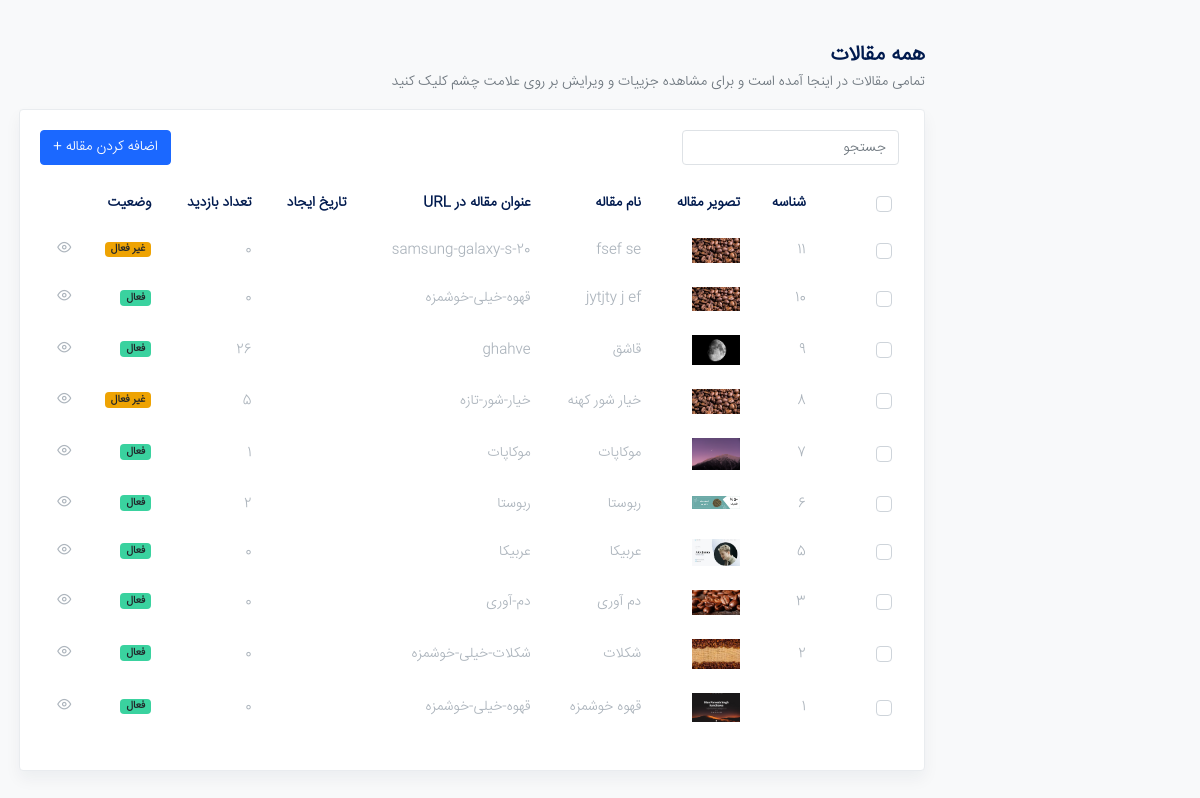
The app's page /admin-panel/articles/ (signed in) with its own data.
### article_module/models.py (models this page shows, shortened)
class Article(models.Model):
    title = models.CharField(max_length=230, verbose_name='عنوان')
    short_description = models.TextField(verbose_name='توضیحات کوتاه')
    description = RichTextField(verbose_name='توضیحات', db_index=True)
    slug = models.SlugField(max_length=50, allow_unicode=True, db_index=True, verbose_name='عنوان در url')
    category = models.ManyToManyField('ArticleCategory', verbose_name='دسته بندی مقاله')
    tag = models.ManyToManyField('ArticleTag', verbose_name='تگ مقاله')
    image = models.ImageField(upload_to='images/article', verbose_name='تصویر')
    create_date = models.DateTimeField(auto_now_add=True, verbose_name='تاریخ ایجاد', editable=False)
    visit_count = models.IntegerField(default=0, verbose_name='تعداد بازدید')
    is_active = models.BooleanField(default=True, verbose_name='فعال / غیرفعال')
    class Meta:
        verbose_name = 'مقاله'
        verbose_name_plural = 'مقالات'
        ordering = ['-create_date']
    def get_jalali_create_date(self):
        return date2jalali(self.create_date)
    get_jalali_create_date.short_description = 'تاریخ ایجاد'

### admin_panel/views.py (the view)
# urls.py: path('articles/', views.AdminArticleList.as_view(), name='article_list_admin_page'),
class AdminArticleList(ListView):
    model = Article
    template_name = 'admin_panel/articles/articles_list_view.html'
    paginate_by = 15
    def get_queryset(self):
        query = super().get_queryset()
        query = query.all()
        search_name = self.request.GET.get('search')
        lookup = Q(slug__icontains=search_name) | Q(short_description__icontains=search_name) | Q(
            title__icontains=search_name)
        if search_name:
            articles = Article.objects.filter(lookup).distinct()
            return articles
        return query

### polls/templatetags/poll_exteras.py (called while the page is built)
@register.filter(name='show_jalali_date')
def show_jalali_date(value):
    if value:
        jalali_date = jdatetime_datetime.fromgregorian(
            year=value.year,
            month=value.month,
            day=value.day,
        )
        return jalali_date.strftime('%d %B %Y')
    else:
        return None

### admin_panel/templates/admin_panel/articles/articles_list_view.html (shortened to what this page needs)
{% extends 'admin_panel/shared/_admin_layout.html' %}
{% load poll_exteras %}
{% block content %}
    <div class="row">
        <div class="col-md-12 my-4">
            <h2 class="h4 mb-1">همه مقالات</h2>
            <p class="mb-3">تمامی مقالات در اینجا آمده است و برای مشاهده جزییات و ویرایش بر روی علامت چشم کلیک کنید</p>
            <div class="card shadow">
                <div class="card-body">
                    <div class="toolbar">
                        <form class="form">
                            <a href="{% url 'add_article_admin_page' %}">
                                <button class="btn btn-primary float-right ml-3" type="button">اضافه کردن مقاله +
                                </button>
                            </a>
                            <div class="form-row">
                                <div class="form-group col-auto">
                                    <form action="" method="get">
                                        <input name="search" type="search" class="form-control" id="search1"
                                               placeholder="جستجو">
                                    </form>
                                </div>
                            </div>
                        </form>
                    </div>
                    {% if article_list %}
                        <table class="table table-borderless table-hover">
                            <thead>
                            <tr>
                                <td>
                                    <div class="custom-control custom-checkbox">
                                    </div>
                                </td>
                                <th><strong>شناسه</strong></th>
                                <th><strong>تصویر مقاله</strong></th>
                                <th><strong> نام مقاله</strong></th>
                                <th><strong> عنوان مقاله در URL</strong></th>
                                <th><strong> تاریخ ایجاد</strong></th>
                                <th><strong> تعداد بازدید</strong></th>
                                <th><strong>وضعیت</strong></th>
                            </tr>
                            </thead>
                            <tbody>
                            {% for article in article_list %}
                                <tr>
                                    <td>
                                        <div class="custom-control custom-checkbox">
                                        </div>
                                    </td>
                                    <td>
                                        <p class="mb-0 text-muted">{{ article.id }}</p>
                                    </td>
                                    <td>
                                        <div class="avatar avatar-md">
                                            <img src="{{ article.image.url }}" alt="..."
                                                 class="avatar-img">
                                        </div>
                                    </td>
                                    <td>
                                        <p class="mb-0 text-muted">{{ article.title }}</p>
                                    </td>
                                    <td>
                                        <p class="mb-0 text-muted">{{ article.slug }}</p>
                                    </td>
                                    <td><p class="mb-0 text-muted">{{ article.create_date|show_jalali_date }}</p>
                                    </td>
                                    <td><p class="mb-0 text-muted">{{ article.visit_count }}</p>
                                    </td>
                                    <td>
                                        {% if article.is_active %}
                                            <span class="badge badge-pill font-weight-bold badge-success">فعال</span>
                                        {% else %}
                                            <span class="badge badge-pill font-weight-bold badge-warning">غیر فعال</span>
                                        {% endif %}
                                    </td>
                                    <td>
                                        <a href="{% url 'edit_article_admin_page' pk=article.id %}"><span
                                                class="text-muted"><i
                                                class="fe fe-eye"></i></span></a>
                                    </td>
                                </tr>
                            {% endfor %}
                            </tbody>
                        </table>
                    {% else %}
                        <div class="alert alert-warning">
                            <p>هیچ مقاله ای یافت نشد.</p>
                        </div>
                    {% endif %}
                </div>
            </div>
        </div>
    </div>
{% endblock %}

### static/admin_panel/css/feather.css (style rules this page uses)
.fe { font-family: "feather" !important; speak: none; font-style: normal; font-weight: normal; font-variant: normal; text-transform: none; line-height: 1; -webkit-font-smoothing: antialiased; -moz-osx-font-smoothing: grayscale; }
.fe-eye:before { content: ""; }

### records on screen
Article: id "11", image (picture), title "fsef se", slug "samsung-galaxy-s-20", visit_count "0", is_active "غیر فعال"
Article: id "10", image (picture), title "jytjty j ef", slug "قهوه-خیلی-خوشمزه", visit_count "0", is_active "فعال"
Article: id "9", image (picture), title "قاشق", slug "ghahve", visit_count "26", is_active "فعال"
Article: id "8", image (picture), title "خیار شور کهنه", slug "خیار-شور-تازه", visit_count "5", is_active "غیر فعال"
Article: id "7", image (picture), title "موکاپات", slug "موکاپات", visit_count "1", is_active "فعال"
Article: id "6", image (picture), title "ربوستا", slug "ربوستا", visit_count "2", is_active "فعال"
Article: id "5", image (picture), title "عربیکا", slug "عربیکا", visit_count "0", is_active "فعال"
Article: id "3", image (picture), title "دم آوری", slug "دم-آوری", visit_count "0", is_active "فعال"
Article: id "2", image (picture), title "شکلات", slug "شکلات-خیلی-خوشمزه", visit_count "0", is_active "فعال"
Article: id "1", image (picture), title "قهوه خوشمزه", slug "قهوه-خیلی-خوشمزه", visit_count "0", is_active "فعال"
